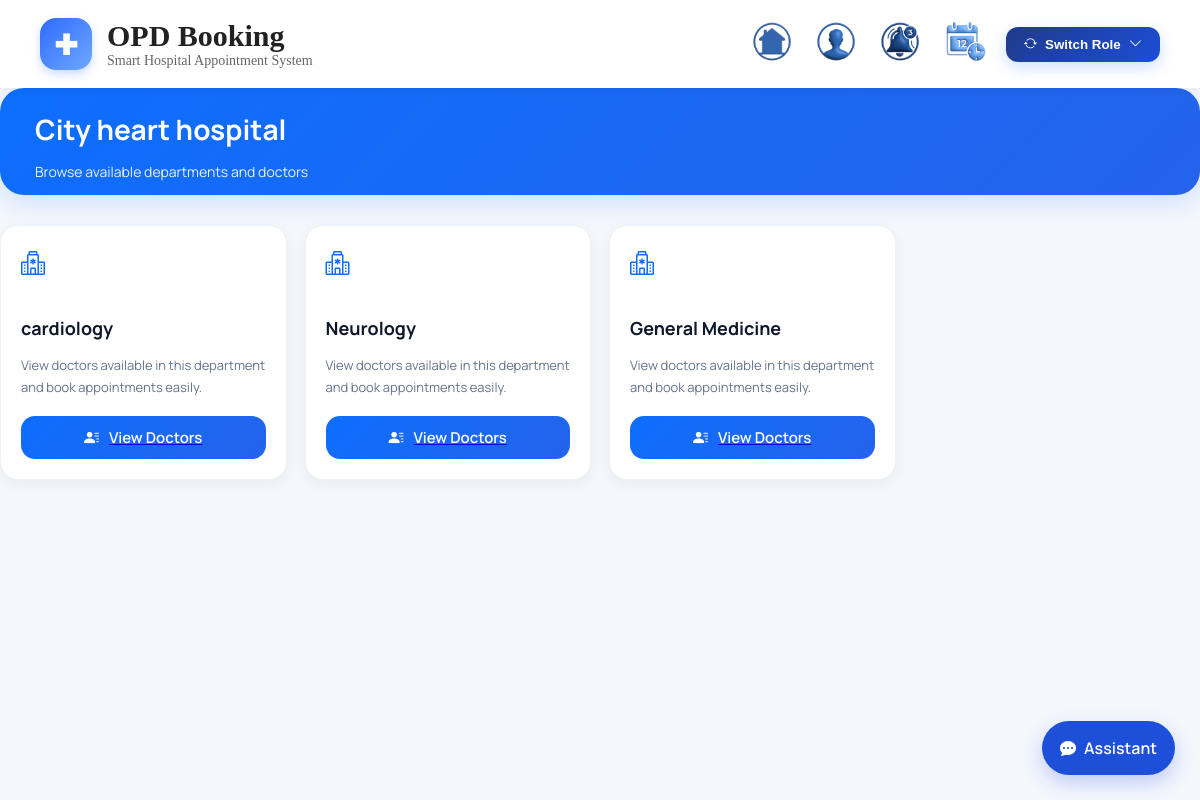
Page /departments/1/?query=None&lat=None&lon=None on the committed database.
### opdapp/models.py (models this page shows, shortened)
class Hospital(models.Model):
    name = models.CharField(max_length=200)
    city = models.CharField(max_length=100)
    address = models.TextField()
    latitude = models.FloatField()
    longitude = models.FloatField()
    rating = models.FloatField(default=0.0)
    total_reviews = models.IntegerField(default=0)
    location_name = models.CharField(max_length=255, blank=True, null=True)
    image = models.ImageField(upload_to='hospital_images/', blank=True, null=True)

class HospitalDepartment(models.Model):
    hospital = models.ForeignKey(Hospital, on_delete=models.CASCADE)
    department = models.ForeignKey(Department, on_delete=models.CASCADE)

class Department(models.Model):
    name = models.CharField(max_length=100)
    description = models.TextField(blank=True)

### opdapp/views.py (the view)
# urls.py: path("departments/<int:hospital_id>/", views.hospital_departments, name="hospital_departments"),
def hospital_departments(request, hospital_id):
    hospital = Hospital.objects.get(id=hospital_id)
    departments = HospitalDepartment.objects.filter(
        hospital=hospital
    ).select_related("department")
    recommended = request.GET.get("recommended")
    query = request.GET.get("query")
    departments = list(departments)
    if recommended:
        departments.sort(
            key=lambda d: d.department.name.lower() != recommended.lower()
        )
    return render(request, "departments.html", {
        "hospital": hospital,
        "departments": departments,
        "recommended": recommended,
        "query": query,
        "lat": request.GET.get("lat"),
        "lon": request.GET.get("lon"),
    })

### opdapp/templates/departments.html (shortened to what this page needs)
{% extends 'base.html' %}
{% block content %}
<link rel="stylesheet"
href="https://cdn.jsdelivr.net/npm/bootstrap-icons@1.11.3/font/bootstrap-icons.min.css">
<div class="page-header">
    <div class="header-left">
        <h2>{{ hospital.name }}</h2>
        <p>
            Browse available departments and doctors
        </p>
    </div>
</div>
    {% if departments %}
    <div class="department-grid">
        {% for d in departments %}
        <div class="department-card
        ">
            <div class="department-icon">
                <i class="bi bi-hospital"></i>
            </div>
            <h3>{{ d.department.name }}</h3>
            <p>
                View doctors available in this department
                and book appointments easily.
            </p>
            <a href="/doctors/{{ hospital.id }}/?department={{ d.department.name }}&lat={{ lat }}&lon={{ lon }}">
                <button class="view-btn">
                    <i class="bi bi-person-lines-fill"></i>
                    View Doctors
                </button>
            </a>
        </div>
        {% endfor %}
    </div>
    {% endif %}
{% endblock %}

### opdapp/templates/base.html (style rules this page uses)
body { background:#f5f7fa; font-family:'Manrope', sans-serif; margin:0; }

### opdapp/templates/departments.html (style rules this page uses)
body { font-family:'Manrope',sans-serif; background:#f4f7fc; }
.page-header { background:linear-gradient(135deg,#0d6efd,#2563eb); color:white; padding:35px; border-radius:24px; margin-bottom:35px; box-shadow:0 10px 30px rgba(13,110,253,0.18); }
.page-header h2 { font-size:34px; margin-bottom:10px; font-weight:700; }
.page-header p { opacity:0.9; font-size:15px; }
.department-grid { display:grid; grid-template-columns:repeat(4,1fr); gap:18px; }
.department-card { background:white; border-radius:18px; padding:20px; box-shadow:0 4px 14px rgba(0,0,0,0.05); transition:0.3s; border:1px solid #edf2f7; position:relative; overflow:hidden; }
.department-icon { width:52px; height:52px; border-radius:14px; margin-bottom:16px; }
.department-icon i { font-size:24px; color:#0d6efd; }
.department-card h3 { font-size:18px; margin-bottom:14px; color:#0f172a; }
.department-card p { color:#64748b; font-size:13px; line-height:1.7; margin-bottom:18px; }
.view-btn { width:100%; border:none; padding:11px; border-radius:14px; background:linear-gradient(135deg,#0d6efd,#2563eb); color:white; font-size:15px; font-weight:600; cursor:pointer; transition:0.3s; display:flex; justify-content:center; align-items:center; gap:10px; font-family:'Manrope',sans-serif; }
.page-header { background:linear-gradient(135deg,#0d6efd,#2563eb); color:white; border-radius:24px; margin-bottom:30px; overflow:hidden; display:flex; align-items:center; justify-content:space-between; min-height:100px; padding:0 0 0 35px; box-shadow:0 8px 24px rgba(13,110,253,0.16); }
.header-left { width:40%; }
.header-left h2 { font-size:28px; margin-bottom:10px; font-weight:700; line-height:1.3; }
.header-left p { font-size:14px; opacity:0.9; }

### rows in the picture
Hospital: name "City heart hospital"
HospitalDepartment: department.name "cardiology"
HospitalDepartment: department.name "Neurology"
HospitalDepartment: department.name "General Medicine"
